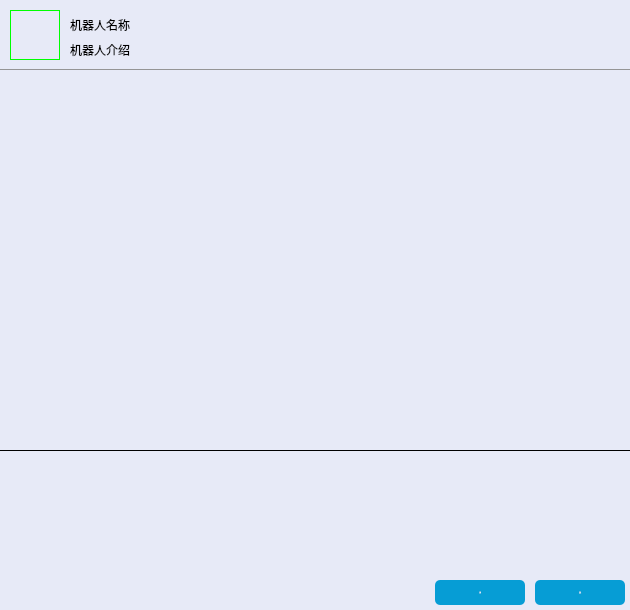
<?xml version="1.0" encoding="UTF-8"?>
<ui version="4.0">
 <class>AiChat</class>
 <widget class="QWidget" name="AiChat">
  <property name="geometry">
   <rect>
    <x>0</x>
    <y>0</y>
    <width>630</width>
    <height>610</height>
   </rect>
  </property>
  <property name="minimumSize">
   <size>
    <width>630</width>
    <height>610</height>
   </size>
  </property>
  <property name="maximumSize">
   <size>
    <width>630</width>
    <height>610</height>
   </size>
  </property>
  <property name="windowTitle">
   <string>Form</string>
  </property>
  <property name="styleSheet">
   <string notr="true">/*全局样式表*/
QPushButton{
	border:none;
}

/*局部样式表Top*/
QWidget#Top{
	background-color: rgb(231, 234, 247);
	border-bottom:1px solid rgb(149, 149, 149);
}

QLabel#FriendHead{
	border:1px solid rgb(0, 255, 0);;
}

QPushButton#close_Btntop:hover{
	background-color: rgb(255, 0, 0);
}

QPushButton#reduce_Btn:hover{
	background-color: rgb(217, 217, 217);
}

/*局部样式表Center*/
QWidget#text_Widget{
	background-color: rgb(231, 234, 247);
}

QLabel#Image{
	border-bottom:1px solid rgb(149, 149, 149);
	background-color: rgb(255, 255, 255);
}

/*局部样式表Bottom*/
QWidget#Bottom{
    border-top:1px solid rgb(0, 0, 0);
	background-color: rgb(231, 234, 247);
}

QPushButton#emote_Btn:hover{
	 border:1px solid rgb(203, 203, 203);
}

QPushButton#file_Btn:hover{
	 border:1px solid rgb(203, 203, 203);
}

QTextEdit#text_Edit{
	background-color: rgb(231, 234, 247);
	border:noe;
}

QPushButton#close_Btnbottom{
	background-color: rgb(6, 157, 213);
	color: rgb(255, 255, 255);
	border-radius:5px;
	font:normal 18px &quot;楷体&quot;;
}

QPushButton#close_Btnbottom:hover{
	background-color: rgb(75,202,255);
}

QPushButton#sending_Btn{
	background-color: rgb(6, 157, 213);
	color: rgb(255, 255, 255);
	border-radius:5px;
	font:normal 18px &quot;楷体&quot;;
}

QPushButton#sending_Btn:hover{
	background-color: rgb(75,202,255);
}

QTextBrowser#text_Browser{
	border:none;
 	background:#E7EAF7;
}

</string>
  </property>
  <widget class="QWidget" name="Top" native="true">
   <property name="geometry">
    <rect>
     <x>0</x>
     <y>0</y>
     <width>630</width>
     <height>70</height>
    </rect>
   </property>
   <property name="minimumSize">
    <size>
     <width>630</width>
     <height>70</height>
    </size>
   </property>
   <property name="maximumSize">
    <size>
     <width>630</width>
     <height>70</height>
    </size>
   </property>
   <widget class="QLabel" name="FriendHead">
    <property name="geometry">
     <rect>
      <x>10</x>
      <y>10</y>
      <width>50</width>
      <height>50</height>
     </rect>
    </property>
    <property name="text">
     <string/>
    </property>
    <property name="scaledContents">
     <bool>true</bool>
    </property>
   </widget>
   <widget class="QLabel" name="FriendName">
    <property name="geometry">
     <rect>
      <x>70</x>
      <y>15</y>
      <width>150</width>
      <height>20</height>
     </rect>
    </property>
    <property name="minimumSize">
     <size>
      <width>150</width>
      <height>20</height>
     </size>
    </property>
    <property name="maximumSize">
     <size>
      <width>150</width>
      <height>20</height>
     </size>
    </property>
    <property name="text">
     <string>机器人名称</string>
    </property>
   </widget>
   <widget class="QLabel" name="FriendSign">
    <property name="geometry">
     <rect>
      <x>70</x>
      <y>40</y>
      <width>300</width>
      <height>20</height>
     </rect>
    </property>
    <property name="minimumSize">
     <size>
      <width>300</width>
      <height>20</height>
     </size>
    </property>
    <property name="maximumSize">
     <size>
      <width>300</width>
      <height>20</height>
     </size>
    </property>
    <property name="text">
     <string>机器人介绍</string>
    </property>
   </widget>
   <widget class="QPushButton" name="close_Btntop">
    <property name="geometry">
     <rect>
      <x>610</x>
      <y>0</y>
      <width>20</width>
      <height>20</height>
     </rect>
    </property>
    <property name="minimumSize">
     <size>
      <width>20</width>
      <height>20</height>
     </size>
    </property>
    <property name="maximumSize">
     <size>
      <width>20</width>
      <height>20</height>
     </size>
    </property>
    <property name="text">
     <string/>
    </property>
    <property name="icon">
     <iconset resource="../image/Image.qrc">
      <normaloff>:/new/icons/icons/becurrent/close.png</normaloff>:/new/icons/icons/becurrent/close.png</iconset>
    </property>
   </widget>
   <widget class="QPushButton" name="reduce_Btn">
    <property name="geometry">
     <rect>
      <x>588</x>
      <y>0</y>
      <width>20</width>
      <height>20</height>
     </rect>
    </property>
    <property name="minimumSize">
     <size>
      <width>20</width>
      <height>20</height>
     </size>
    </property>
    <property name="maximumSize">
     <size>
      <width>20</width>
      <height>20</height>
     </size>
    </property>
    <property name="text">
     <string/>
    </property>
    <property name="icon">
     <iconset resource="../image/Image.qrc">
      <normaloff>:/new/icons/icons/becurrent/minus.png</normaloff>:/new/icons/icons/becurrent/minus.png</iconset>
    </property>
   </widget>
  </widget>
  <widget class="QWidget" name="Centre" native="true">
   <property name="geometry">
    <rect>
     <x>0</x>
     <y>70</y>
     <width>630</width>
     <height>380</height>
    </rect>
   </property>
   <property name="minimumSize">
    <size>
     <width>630</width>
     <height>380</height>
    </size>
   </property>
   <property name="maximumSize">
    <size>
     <width>630</width>
     <height>380</height>
    </size>
   </property>
   <widget class="QScrollArea" name="text_scrollArea">
    <property name="geometry">
     <rect>
      <x>0</x>
      <y>0</y>
      <width>630</width>
      <height>380</height>
     </rect>
    </property>
    <property name="minimumSize">
     <size>
      <width>630</width>
      <height>380</height>
     </size>
    </property>
    <property name="maximumSize">
     <size>
      <width>630</width>
      <height>380</height>
     </size>
    </property>
    <property name="frameShape">
     <enum>QFrame::NoFrame</enum>
    </property>
    <property name="lineWidth">
     <number>-1</number>
    </property>
    <property name="horizontalScrollBarPolicy">
     <enum>Qt::ScrollBarAlwaysOff</enum>
    </property>
    <property name="sizeAdjustPolicy">
     <enum>QAbstractScrollArea::AdjustIgnored</enum>
    </property>
    <property name="widgetResizable">
     <bool>true</bool>
    </property>
    <property name="alignment">
     <set>Qt::AlignLeading|Qt::AlignLeft|Qt::AlignTop</set>
    </property>
    <widget class="QWidget" name="text_Widget">
     <property name="geometry">
      <rect>
       <x>0</x>
       <y>0</y>
       <width>630</width>
       <height>380</height>
      </rect>
     </property>
    </widget>
   </widget>
  </widget>
  <widget class="QWidget" name="Bottom" native="true">
   <property name="geometry">
    <rect>
     <x>0</x>
     <y>450</y>
     <width>630</width>
     <height>160</height>
    </rect>
   </property>
   <property name="minimumSize">
    <size>
     <width>630</width>
     <height>160</height>
    </size>
   </property>
   <property name="maximumSize">
    <size>
     <width>630</width>
     <height>160</height>
    </size>
   </property>
   <widget class="QPushButton" name="close_Btnbottom">
    <property name="geometry">
     <rect>
      <x>435</x>
      <y>130</y>
      <width>90</width>
      <height>25</height>
     </rect>
    </property>
    <property name="minimumSize">
     <size>
      <width>90</width>
      <height>25</height>
     </size>
    </property>
    <property name="maximumSize">
     <size>
      <width>90</width>
      <height>25</height>
     </size>
    </property>
    <property name="font">
     <font>
      <family>楷体</family>
      <pointsize>-1</pointsize>
      <italic>false</italic>
      <bold>false</bold>
     </font>
    </property>
    <property name="text">
     <string>关闭</string>
    </property>
   </widget>
   <widget class="QPushButton" name="sending_Btn">
    <property name="geometry">
     <rect>
      <x>535</x>
      <y>130</y>
      <width>90</width>
      <height>25</height>
     </rect>
    </property>
    <property name="minimumSize">
     <size>
      <width>90</width>
      <height>25</height>
     </size>
    </property>
    <property name="maximumSize">
     <size>
      <width>90</width>
      <height>25</height>
     </size>
    </property>
    <property name="font">
     <font>
      <family>楷体</family>
      <pointsize>-1</pointsize>
      <italic>false</italic>
      <bold>false</bold>
     </font>
    </property>
    <property name="text">
     <string>发送</string>
    </property>
   </widget>
   <widget class="QTextEdit" name="text_Edit">
    <property name="geometry">
     <rect>
      <x>0</x>
      <y>1</y>
      <width>630</width>
      <height>120</height>
     </rect>
    </property>
    <property name="minimumSize">
     <size>
      <width>630</width>
      <height>120</height>
     </size>
    </property>
    <property name="maximumSize">
     <size>
      <width>630</width>
      <height>120</height>
     </size>
    </property>
    <property name="font">
     <font>
      <pointsize>14</pointsize>
     </font>
    </property>
    <property name="verticalScrollBarPolicy">
     <enum>Qt::ScrollBarAlwaysOff</enum>
    </property>
    <property name="horizontalScrollBarPolicy">
     <enum>Qt::ScrollBarAlwaysOff</enum>
    </property>
    <property name="html">
     <string>&lt;!DOCTYPE HTML PUBLIC &quot;-//W3C//DTD HTML 4.0//EN&quot; &quot;http://www.w3.org/TR/REC-html40/strict.dtd&quot;&gt;
&lt;html&gt;&lt;head&gt;&lt;meta name=&quot;qrichtext&quot; content=&quot;1&quot; /&gt;&lt;meta charset=&quot;utf-8&quot; /&gt;&lt;style type=&quot;text/css&quot;&gt;
p, li { white-space: pre-wrap; }
hr { height: 1px; border-width: 0; }
li.unchecked::marker { content: &quot;\2610&quot;; }
li.checked::marker { content: &quot;\2612&quot;; }
&lt;/style&gt;&lt;/head&gt;&lt;body style=&quot; font-family:'Microsoft YaHei UI'; font-size:14pt; font-weight:400; font-style:normal;&quot;&gt;
&lt;p style=&quot;-qt-paragraph-type:empty; margin-top:0px; margin-bottom:0px; margin-left:0px; margin-right:0px; -qt-block-indent:0; text-indent:0px; font-size:9pt;&quot;&gt;&lt;br /&gt;&lt;/p&gt;&lt;/body&gt;&lt;/html&gt;</string>
    </property>
   </widget>
  </widget>
 </widget>
 <resources>
  <include location="../image/Image.qrc"/>
 </resources>
 <connections/>
</ui>
